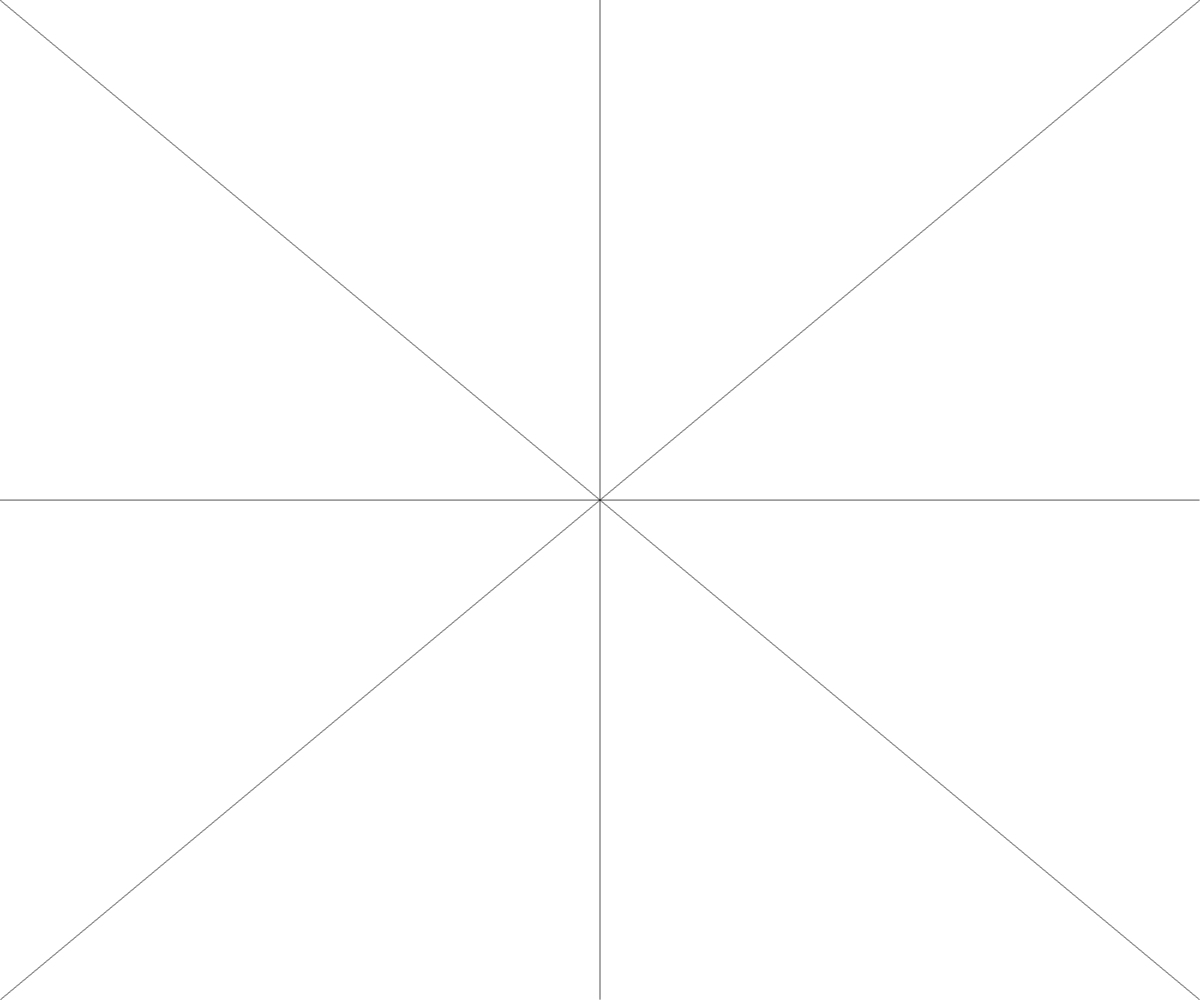
Frame 1 (no input)
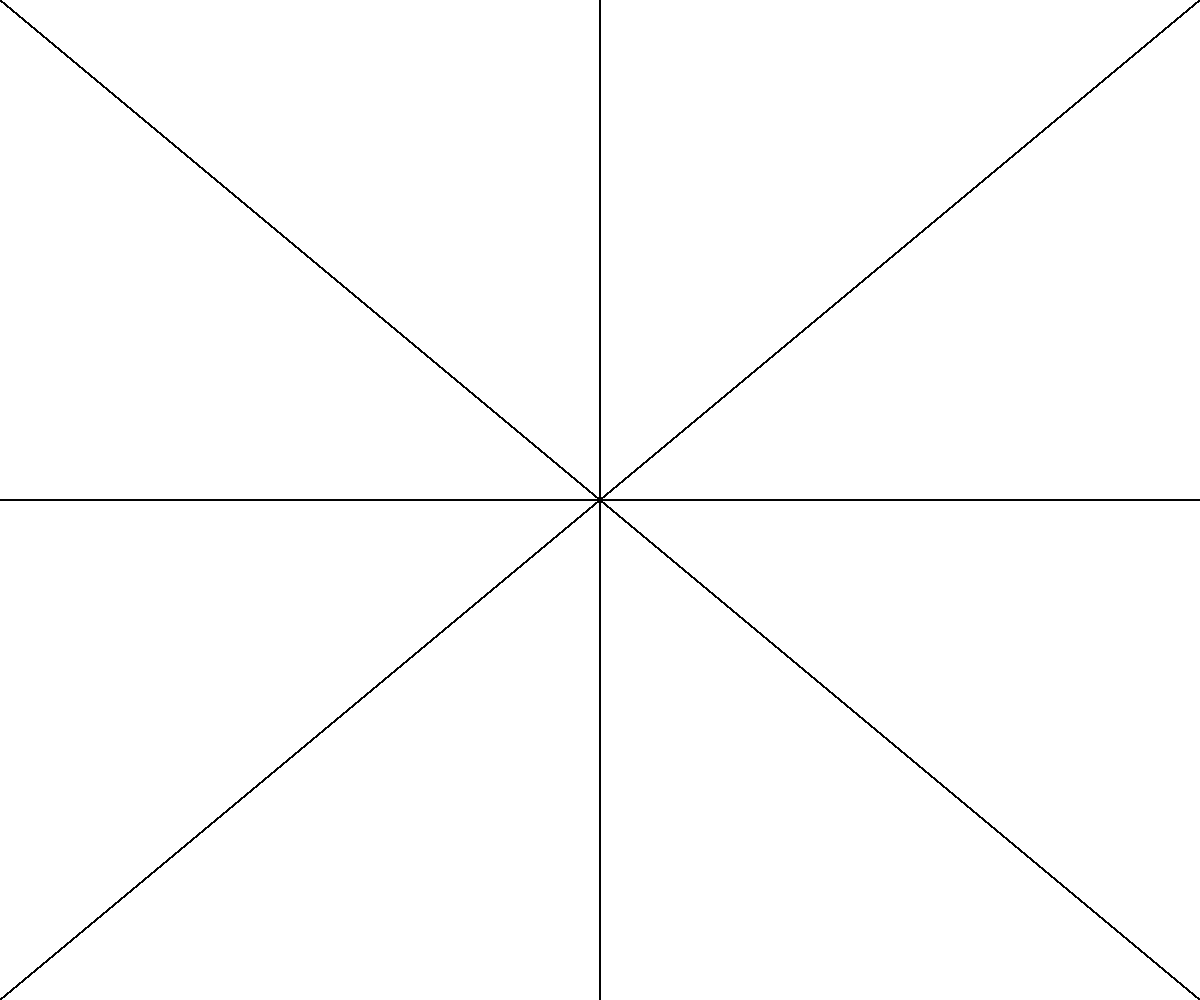
Frame 60 (no input)
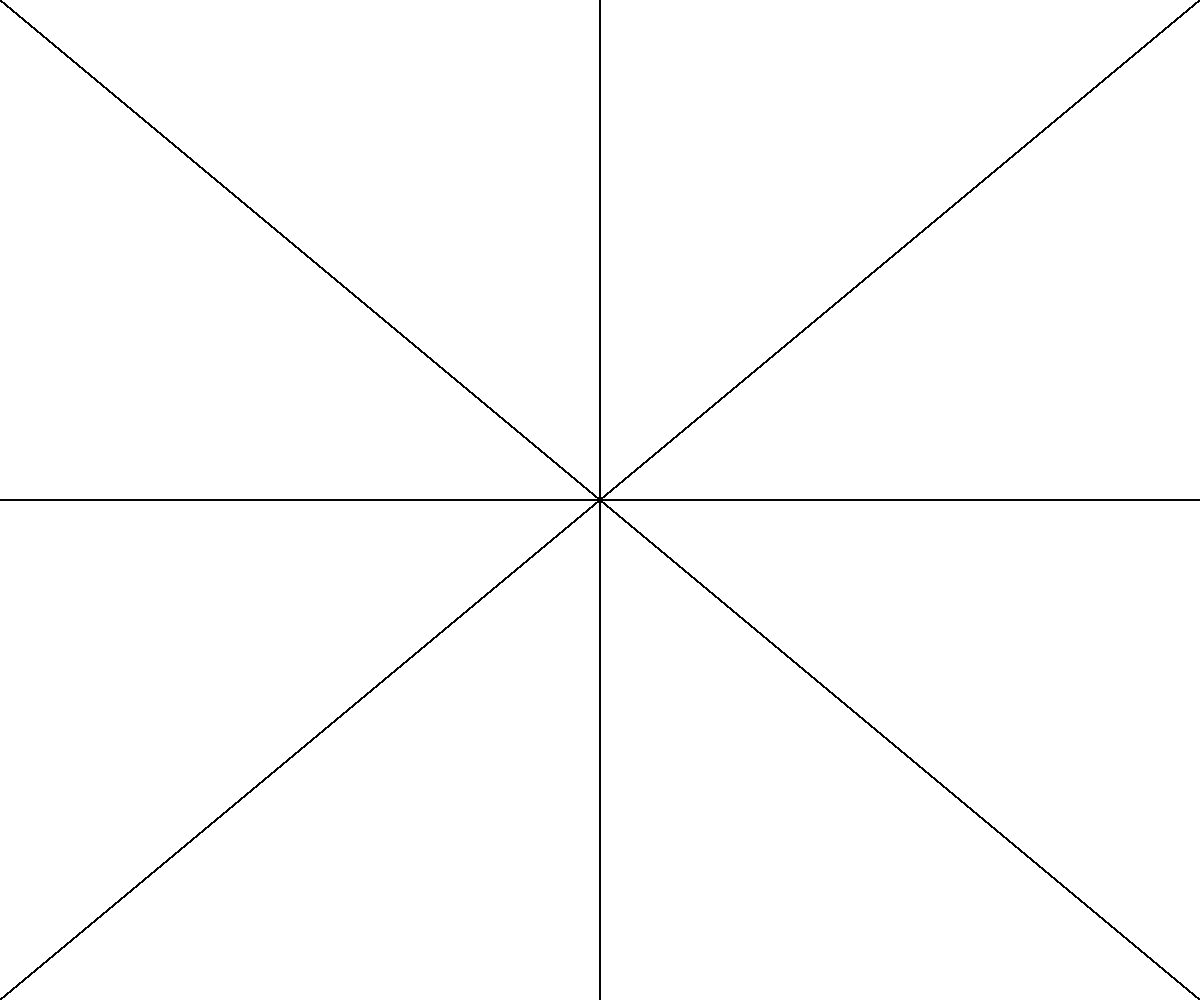
Frame 120 (the mouse pressed at the canvas centre since frame 60)

The p5.js sketch that drew these frames (run headless with seeded random() and noise() and a simulated clock; from frame 60 on, the mouse is pressed at the canvas centre):

// p5.js sketch
// ── sketch.js
var ax,ay;
var x,y;
var widthHalf,heightHalf;

function setup() {
  createCanvas(windowWidth, windowHeight);
  widthHalf=windowWidth/2
  heightHalf=windowHeight/2
}

function draw() {
  DDA(0,0,windowWidth,windowHeight)
  DDA(widthHalf,0,widthHalf,windowHeight)
  DDA(windowWidth,0,0,windowHeight)
  DDA(0,heightHalf,windowWidth,heightHalf)
}
function DDA(x1, y1, x2, y2) {

  let dx=x2-x1
  let dy=y2-y1

  let final;
  if(Math.abs(dx)>Math.abs(dy)){
	final=Math.abs(dx)
  }
  else{
    final=Math.abs(dy)
  }
  

  let xi=dx/final;
  let yi=dy/final;
  let x=x1;
  let y= y1;
  
  for(let i=0;i<final;i++)
  {
    point(x, y)
    x+=xi
    y+=yi
  }
}
